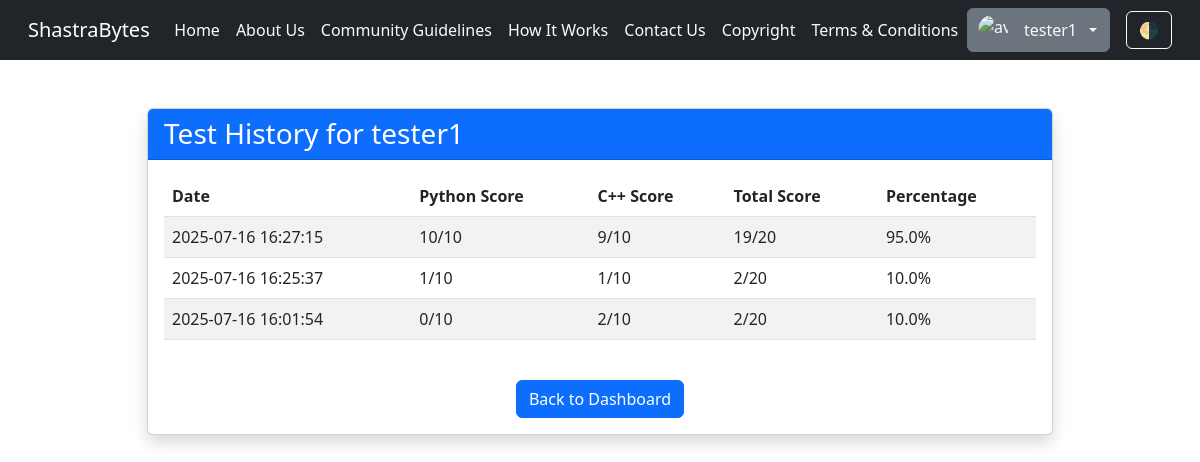
The app's page /test_history (signed in), older data.
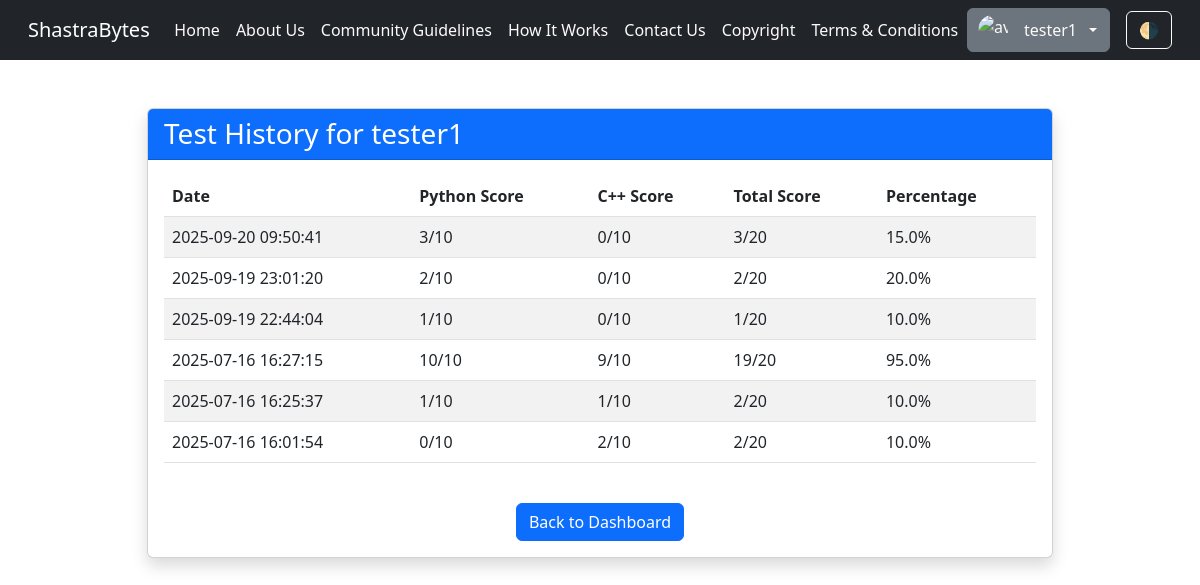
The same page, newer data.
### tables this page shows
CREATE TABLE test_results (
                id INTEGER PRIMARY KEY AUTOINCREMENT,
                user_id INTEGER NOT NULL,
                user_name TEXT NOT NULL,
                python_score INTEGER NOT NULL,
                cpp_score INTEGER NOT NULL,
                total_score INTEGER NOT NULL,
                percentage REAL NOT NULL,
                test_date TIMESTAMP DEFAULT CURRENT_TIMESTAMP,
                FOREIGN KEY (user_id) REFERENCES users (id)
            );

### index.py (the view)
@app.route('/test_history')
def test_history():
    if 'user_id' not in session:
        return redirect(url_for('login'))
    try:
        results = get_all_test_results(session['user_id'])
        return render_template('test_history.html',
                               user_name=session['user_name'],
                               results=results)
    except Exception as e:
        print(f"Test history error: {e}")
        flash('Error loading test history.', 'danger')
        return redirect(url_for('dashboard'))

### index.py (called while the page is built)
def get_db():
    try:
        conn = sqlite3.connect(app.config['DATABASE_PATH'])
        conn.row_factory = sqlite3.Row
        return conn
    except sqlite3.Error as e:
        print(f"Database connection error: {e}")
        return None

def get_all_test_results(user_id):
    db = get_db()
    if not db:
        return []
    try:
        results = db.execute('SELECT * FROM test_results WHERE user_id = ? ORDER BY test_date DESC', (user_id,)).fetchall()
        return results
    except sqlite3.Error as e:
        print(f"Error getting test results: {e}")
        return []
    finally:
        db.close()

### templates/test_history.html (shortened to what this page needs)
{% extends 'base.html' %}
{% block content %}
<div class="container mt-5">
    <div class="row justify-content-center">
        <div class="col-md-10">
            <div class="card shadow">
                <div class="card-header bg-primary text-white">
                    <h3 class="mb-0">Test History for {{ user_name }}</h3>
                </div>
                <div class="card-body">
                    {% if results %}
                        <div class="table-responsive">
                            <table class="table table-striped table-hover">
                                <thead class="thead-dark">
                                    <tr>
                                        <th>Date</th>
                                        <th>Python Score</th>
                                        <th>C++ Score</th>
                                        <th>Total Score</th>
                                        <th>Percentage</th>
                                    </tr>
                                </thead>
                                <tbody>
                                    {% for result in results %}
                                        <tr>
                                            <td>{{ result.test_date }}</td>
                                            <td>{{ result.python_score }}/10</td>
                                            <td>{{ result.cpp_score }}/10</td>
                                            <td>{{ result.total_score }}/20</td>
                                            <td>{{ "%.1f"|format(result.percentage) }}%</td>
                                        </tr>
                                    {% endfor %}
                                </tbody>
                            </table>
                        </div>
                    {% else %}
                        <div class="alert alert-info text-center">
                            You have not completed any tests yet. <a href="{{ url_for('test') }}" class="alert-link">Take one now!</a>
                        </div>
                    {% endif %}
                    <div class="text-center mt-4">
                        <a href="{{ url_for('dashboard') }}" class="btn btn-primary">Back to Dashboard</a>
                    </div>
                </div>
            </div>
        </div>
    </div>
</div>
{% endblock %}

### templates/base.html (shortened to what this page needs)
<!DOCTYPE html>
<html lang="en">
  <head>
    <link
      href="https://cdnjs.cloudflare.com/ajax/libs/bootstrap/5.3.0/css/bootstrap.min.css"
      rel="stylesheet"
    />
    <link
      rel="stylesheet"
      href="{{ url_for('static', filename='css/base.css') }}"
    />
  </head>
  <body class="light-mode">
    <nav class="navbar navbar-expand-lg navbar-dark bg-dark">
      <div class="container-fluid">
        <a class="navbar-brand" href="{{ url_for('home') }}">ShastraBytes</a>
        <div class="collapse navbar-collapse" id="navbarNav">
          <ul class="navbar-nav mb-2 mb-lg-0">
            <li class="nav-item">
              <a class="nav-link" href="{{ url_for('home') }}">Home</a>
            </li>
            <li class="nav-item">
              <a class="nav-link" href="{{ url_for('about') }}">About Us</a>
            </li>
            <li class="nav-item">
              <a class="nav-link" href="{{ url_for('guidelines') }}"
                >Community Guidelines</a
              >
            </li>
            <li class="nav-item">
              <a class="nav-link" href="{{ url_for('how_it_works') }}">How It Works</a>
            </li>
            <li class="nav-item">
              <a class="nav-link" href="{{ url_for('contact') }}">Contact Us</a>
            </li>
            <li class="nav-item">
              <a class="nav-link" href="{{ url_for('copyright') }}">Copyright</a>
            </li>
            <li class="nav-item">
              <a class="nav-link" href="{{ url_for('terms') }}">Terms & Conditions</a>
            </li>
          </ul>
        </div>
          <div class="ms-auto d-flex align-items-center">
            {% if session.get('user_id') %}
            <div class="dropdown">
              <a
                class="btn btn-secondary dropdown-toggle"
                href="#"
                id="userDropdown"
                role="button"
                data-bs-toggle="dropdown"
              >
                <img
                  src="https://i.pinimg.com/originals/59/af/9c/59af9cd100daf9aa154cc753dd58316d.jpg"
                  class="rounded-circle me-2"
                  alt="avatar"
                />
                {{ session.get('user_name') }}
              </a>
            </div>
            {% endif %}
            <button class="btn btn-outline-light ms-3" onclick="toggleTheme()">
              🌗
            </button>
          </div>
      </div>
    </nav>
    <main class="container mt-4">
       {% block content %}{% endblock %}
    </main>
  </body>
</html>

### static/css/base.css (style rules this page uses)
:root { --color-primary: rgb(227, 159, 33); --color-white: #fdfafa; --color-black: #000000; --color-light-bg: #ffffff; --color-dark-bg: #1a1a1a; --color-dark-text: #f0f0f0; --transition-speed: 0.3s; --avatar-size: 30px; }
body { margin: 0; font-family: system-ui, sans-serif; background-color: var(--color-light-bg); color: var(--color-black); transition: background-color var(--transition-speed), color var(--transition-speed); }
.navbar { margin-bottom: 20px; align-items: center; padding: 0.5rem 1rem; background-color: var(--color-primary); transition: background-color var(--transition-speed); }
.navbar-nav { display: flex; align-items: center; justify-content: center; width: 100; }
.collapse { align-items: center; }
.navbar-collapse { align-items: center; justify-content: center; }
.navbar-nav .nav-link { font-size: 1rem; color: var(--color-white); padding: 0.5rem 1rem; display: flex; align-items: center; gap: 0.4rem; text-decoration: none; transition: color var(--transition-speed), opacity var(--transition-speed); }
.navbar .dropdown-toggle { display: flex; align-items: center; gap: 0.5rem; padding-left: 10px; color: var(--color-white); }
.navbar .dropdown-toggle img { width: var(--avatar-size); height: var(--avatar-size); object-fit: cover; border-radius: 50%; }
.navbar .btn-outline-light { border: 1px solid var(--color-white); color: var(--color-white); background: transparent; transition: background-color var(--transition-speed), color var(--transition-speed); align-items: center; }
button { transition: background-color var(--transition-speed), color var(--transition-speed); align-items: center; }

Row changes from the older to the newer data that the page shows:
added test_results: test_date "2025-09-20 09:50:41", python_score "3", cpp_score "0", total_score "3", percentage "15.0"
added test_results: test_date "2025-09-19 23:01:20", python_score "2", cpp_score "0", total_score "2", percentage "20.0"
added test_results: test_date "2025-09-19 22:44:04", python_score "1", cpp_score "0", total_score "1", percentage "10.0"
